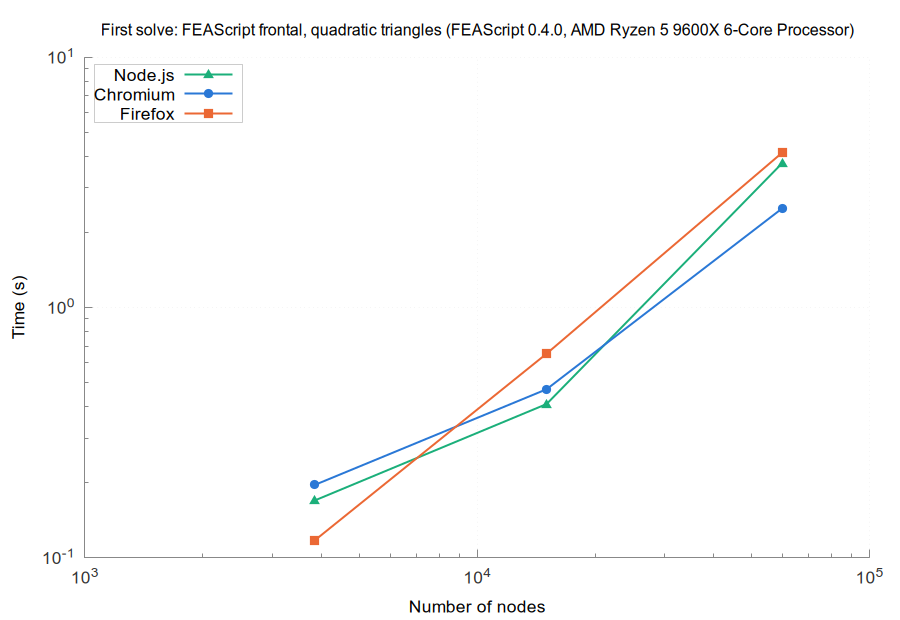

Source code (gnuplot):
set terminal pngcairo size 900,620 font 'Arial,13'
set border 3 lc rgb '#888888'; set tics nomirror tc rgb '#333333'
set grid lc rgb '#e6e6e6' lw 1; set key top left box lc rgb '#cccccc' opaque
set logscale xy; set format y '10^{%L}'; set format x '10^{%L}'
set output 'browsers_FEAScript_frontal_quadratic_triangles_first.png'
set title 'First solve: FEAScript frontal, quadratic triangles (FEAScript 0.4.0, AMD Ryzen 5 9600X 6-Core Processor)' font 'Arial,12'
set xlabel 'Number of nodes'
set ylabel 'Time (s)'
plot 'browsers_FEAScript_frontal_quadratic_triangles_first_node.dat' u 1:2 w lp lw 2 pt 9 ps 1.2 lc rgb '#1baf7a' t 'Node.js', \
     'browsers_FEAScript_frontal_quadratic_triangles_first_chromium.dat' u 1:2 w lp lw 2 pt 7 ps 1.2 lc rgb '#2a78d6' t 'Chromium', \
     'browsers_FEAScript_frontal_quadratic_triangles_first_firefox.dat' u 1:2 w lp lw 2 pt 5 ps 1.2 lc rgb '#eb6834' t 'Firefox'
